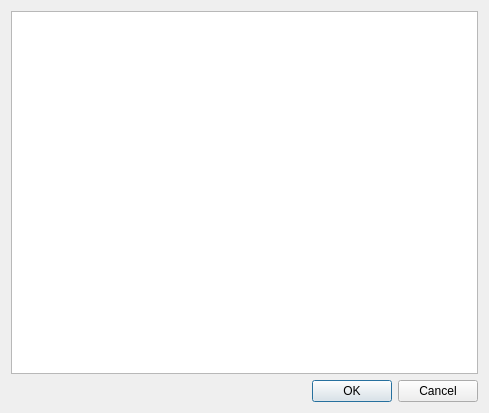
<?xml version="1.0" encoding="UTF-8"?>
<ui version="4.0">
 <class>SelectBookmarkDialog</class>
 <widget class="QDialog" name="SelectBookmarkDialog">
  <property name="geometry">
   <rect>
    <x>0</x>
    <y>0</y>
    <width>489</width>
    <height>413</height>
   </rect>
  </property>
  <property name="windowTitle">
   <string>Select Storage / Bookmark</string>
  </property>
  <layout class="QVBoxLayout" name="verticalLayout">
   <item>
    <widget class="QTableView" name="bookmarksTableView">
     <property name="editTriggers">
      <set>QAbstractItemView::NoEditTriggers</set>
     </property>
     <property name="selectionMode">
      <enum>QAbstractItemView::SingleSelection</enum>
     </property>
     <property name="selectionBehavior">
      <enum>QAbstractItemView::SelectRows</enum>
     </property>
     <property name="showGrid">
      <bool>false</bool>
     </property>
     <attribute name="horizontalHeaderVisible">
      <bool>true</bool>
     </attribute>
     <attribute name="horizontalHeaderStretchLastSection">
      <bool>true</bool>
     </attribute>
     <attribute name="verticalHeaderVisible">
      <bool>false</bool>
     </attribute>
    </widget>
   </item>
   <item>
    <widget class="QDialogButtonBox" name="buttonBox">
     <property name="orientation">
      <enum>Qt::Horizontal</enum>
     </property>
     <property name="standardButtons">
      <set>QDialogButtonBox::Cancel|QDialogButtonBox::Ok</set>
     </property>
    </widget>
   </item>
  </layout>
 </widget>
 <resources/>
 <connections>
  <connection>
   <sender>buttonBox</sender>
   <signal>accepted()</signal>
   <receiver>SelectBookmarkDialog</receiver>
   <slot>accept()</slot>
   <hints>
    <hint type="sourcelabel">
     <x>248</x>
     <y>254</y>
    </hint>
    <hint type="destinationlabel">
     <x>157</x>
     <y>274</y>
    </hint>
   </hints>
  </connection>
  <connection>
   <sender>buttonBox</sender>
   <signal>rejected()</signal>
   <receiver>SelectBookmarkDialog</receiver>
   <slot>reject()</slot>
   <hints>
    <hint type="sourcelabel">
     <x>316</x>
     <y>260</y>
    </hint>
    <hint type="destinationlabel">
     <x>286</x>
     <y>274</y>
    </hint>
   </hints>
  </connection>
 </connections>
</ui>
